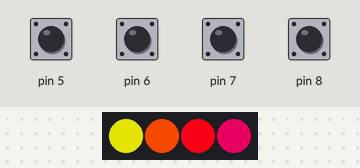
This sketch was run on a simulated Arduino Uno, built with avr-gcc and run on an emulated ATmega328P. On the bench: 4 RGB LEDs in strip order, left to right. The inputs (shaded band) are chosen by the test bench; at power-on: pin 5–8 HIGH. Colours are those a GRB WS2812 strip shows for the declared byte order; random numbers use the default seed unless the sketch sets one; the audio player accepts every command and is not drawn; what the sketch prints to the serial monitor is not drawn.

Above: at 5.1 s.
At 5.5 s:
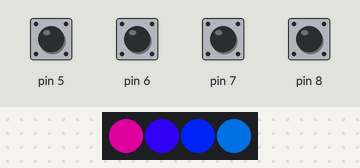
At 13.1 s:
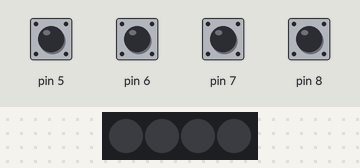
Timing chart, 0 to 13.2 s (numbered marks = the images above; inputs shaded):
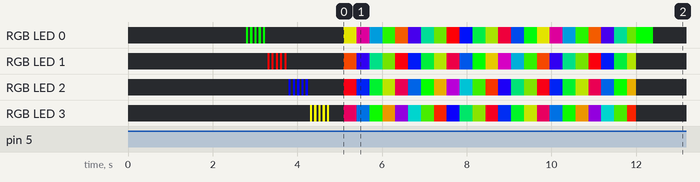

The sketch:

ToobersArduino.ino
```cpp
// (licence header left out)
#include "SoftwareSerial.h"
#include "DFRobotDFPlayerMini.h"
#include <FastLED.h>

SoftwareSerial mySoftwareSerial(3, 2);                    // Recieve Pin (RX), Transmit Pin (TX)
DFRobotDFPlayerMini myDFPlayer;                           // Create myDFPlayer of the DFPlayer Class

int MAX_SCORE = 100;
int state = 0;                                            // Create a variable to store the 'state' of the game
                                                          // - State 0: Game is playing starting sequence
                                                          // - State 1: Playing the sequence
                                                          // - State 2: Waiting user input response
                                                          // - State 3: Game is over! Awaiting user to press green to continue

int score = 0;                                            // Keeps track of the score
int sequence[101];                                        // Keeps track of the sequence
int buttonPressed[4] = {false, false, false, false};      // State of each button

int colorMap[4][3] = {
  {255, 0, 0},
  {0, 255, 0},
  {0, 0, 255},
  {255, 255, 0}
};

#define LED_PIN 4
#define NUM_LEDS 4

CRGB leds[NUM_LEDS];

int playerSequenceIndex = 0;                              // When the user is playing back the sequence, this keeps track of where in the sequence they are

/*
 * setup
 * --
 * The setup() function is called when a sketch starts. Use it to initialize variables, pin modes, start using libraries, etc.
 * This function will only run once, after each powerup or reset of the Arduino board.
 */
void setup() {

	FastLED.addLeds<WS2812,LED_PIN,RGB>(leds,NUM_LEDS);
	FastLED.setBrightness(255);

  mySoftwareSerial.begin(9600);                           // Initiate communication with the DFPlayer
  Serial.begin(115200);                                   // Mostly used for debugging

  for (int i = 5; i < 9; i++) {                           // Set inputs 5, 6, 7, 8 to be INPUT pins (Buttons)
    pinMode(i, INPUT_PULLUP);
  }

  generateSequence();

  Serial.println(F("Starting 2.00b Simon!"));             // Print to serial monitor that we're starting!

  delay(1000);

  if (!myDFPlayer.begin(mySoftwareSerial, true, false)) {              // Use softwareSerial to communicate with mp3. If we have trouble,
    Serial.println(F("Unable to begin:"));                // print to the serial monitor so we can see.
    Serial.println(F("1.Please recheck the connection!"));
    Serial.println(F("2.Please insert the SD card!"));
  } else {
    Serial.println(F("DFPlayer Mini online."));
  }

  delay(1000);

  myDFPlayer.volume(15);                                   // Set volume value. From 0 to 30
  playAudio(1);                                            // Play the first mp3! Exciting stuff

  delay(240);                                              // This delay and digital write is timed to turn each light on and off
  for (int i = 0; i < 4; i ++) {                           // to match up with the sound effects
    for (int j = 0; j < (i == 5 ? 14 : 5); j ++) {         // There's an operation in there called the ternary operator.
      setLedSimple(i);                                     // If we're on the last LED (i.e. led 5) loop more times so we can time it with the music
      delay(50);
      clearLed(i);
      delay(50);
    }
  }

  for (int hue = 0; hue < 400; hue ++) {                   // Play a fun rainbow while we wait for the intro music to finish
    for(int i = 0; i < 4; i++) {
      leds[i] = CHSV((hue * 4 + i * 20) % 255, 255, 255);
      FastLED.show();
    }
    delay(10);
  }

  for (int i = 0; i < 4; i ++) {                           // Turn the LEDs off before starting
    clearLed(i);
  }

  state = 1;                                               // We're all set with this state. Let's set the state to 1 to start the sequence playing
}

/*
 * loop
 * --
 * The loop function is called continously - meaning, once it reaches the end, it'll do exactly as
 * the name suggests. Loop and call the function again! Note that if you have delays() in this function, it means
 * each loop will take longer.
 */
void loop()
{
  Serial.println(readButton(0));
  Serial.println(readButton(1));
  Serial.println(readButton(2));
  Serial.println(readButton(3));
  Serial.println("--");

  if (state == 1) {                                        // This is where we'll play the sequence to the user
    Serial.println(score);
    for (int i = 0; i < score + 1; i++) {                  // The number of tones played is one more than the score
      playAudio(sequence[i]+2);                            // Play the tone as defined in our initial 100 tones.
      setLedSimple(sequence[i]);
      delay(400);
      clearLed(sequence[i]);
      delay(100);
    }
    playerSequenceIndex = 0;                               // Reset the player sequence number
    state = 2;                                             // Move to the next sequence
  }

  if (state == 2) {                                        // If we're in this state, we're listening to the user input
    for (int i = 0; i < 4; i ++) {
      if (readButton(i) == LOW && buttonPressed[i] == false) {
        buttonPressed[i] = true;                           // This line is used for debouncing. We can use this technique to prevent
                                                           // a button from being pressed 'multiple times', since the input may be noisy.
                                                           // Once the user presses it, this code will no longer run until they've fully
                                                           // 'released' the button (see the else if statement below)

        playAudio(i+2);
        setLedSimple(i);
        delay(350);
        clearLed(i);

        if (sequence[playerSequenceIndex] == i) {
          playerSequenceIndex += 1;
          if (playerSequenceIndex > score) {               // That's all the buttons they need to play!

             playAudio(6);
             delay(800);
             if (score < MAX_SCORE) {
               score += 1;
               state = 1;                                  // We've updated the state, and now we're returning to the toy playing the sequence
             } else {
               playScoreSound(MAX_SCORE);                  // Gasp! They've reached 100! That's the highest possible score!
               playAudio(37);
               delay(3000);
               state = 3;
             }
          }
        } else {
          state = 3;                                       // Player has lost! Update the state to now be in the 'waiting for reset'
          playAudio(7);
          delay(200);
          for (int k = 0; k < 4; k ++) {
            setLedSimple(3-k);
            delay(200);
            clearLed(3-k);
          }
          delay(3000);

          playScoreSound(score);

          playAudio(37);
          delay(2500);
        }

      } else if (readButton(i) == HIGH && buttonPressed[i] == true) {
        buttonPressed[i] = false;                          // Part of the debouncing system as mentioned above
      }
    }
  }

  if (state == 3) {                                        // Waiting for player to press
    for (int i = 0; i < 4; i ++) {                         // Turn the LEDs on to their colors
      setLedSimple(i);
    }

    if (readButton(0) == LOW || readButton(1) == LOW || readButton(2) == LOW || readButton(3) == LOW) {
      playerSequenceIndex = 0;
      score = 0;
      state = 1;
      for (int i = 0; i < 4; i ++) {                       // Turn the LEDs off before starting
        clearLed(i);
      }
      delay(1000);
    }
  }
}

/*
 * generate sequence
 * --
 * helper function that generates a sequence of 100 random tones
 */
void generateSequence() {
  randomSeed(analogRead(0));                              // Nothing is connected to pin A0, which will produce noise.
                                                          // We can use this noise to generate a random number.

  for (int i = 0; i < MAX_SCORE + 1; i++) {               // Pre-set 100 random tones to be our sequence
    sequence[i] = random(0, 4);
  }
}

/*
 * play score sound
 * --
 * helper function that plays the audio file of the player's score
 * when the number gets larger than 19, the sounds are combined
 * e.g. a voice recording of 20 + a voice recording of 4
 * when the number gets to 100, we play the final celebratory score
 */
void playScoreSound(int s) {
  if (s < 20) {
    playAudio(s + 8);
    delay(1500);
  } else if (s < 100) {
    int tens = s / 10;
    int ones = s % 10;
    playAudio(tens + 26);
    delay(800);
    if (ones != 0) {
      playAudio(ones + 8);
      delay(1500);
    }
  } else if (s == MAX_SCORE) {
    playAudio(36);
    delay(10000);
  }
}

/*
 * set LED color
 * --
 * helper function that sets an LED to a specific color using the WS2812B Library
 */
void setLed(int ledId, int r, int g, int b) {
	leds[ledId] = CRGB(r, g, b);
  FastLED.show();
}

void setLedSimple(int ledId) {
	leds[ledId] = CRGB(colorMap[ledId][0], colorMap[ledId][1], colorMap[ledId][2]);
  FastLED.show();
}

void clearLed(int ledId) {
	leds[ledId] = CRGB(0, 0, 0);
  FastLED.show();
}

boolean readButton(int buttonId) {
  return digitalRead((5 - buttonId) + 3);
}

void playAudio(int s) {
  myDFPlayer.play(s);
}
```
